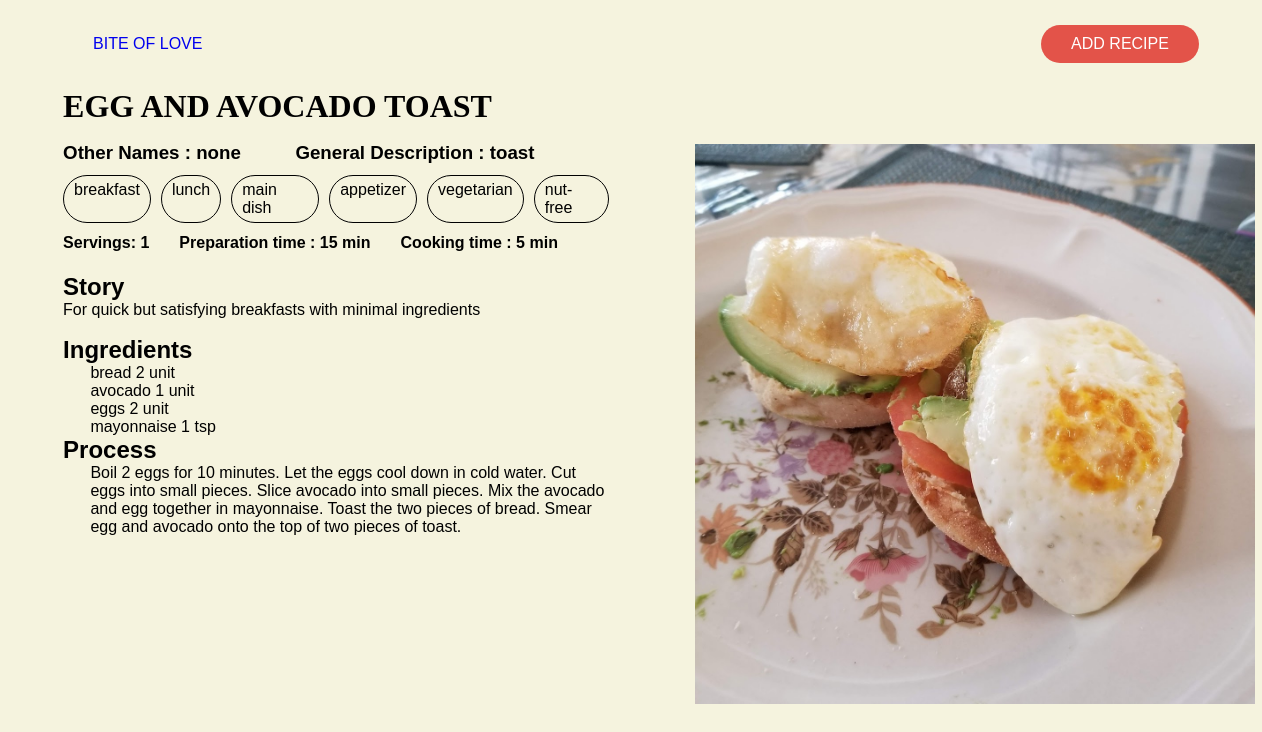
The page /final/recipeQuery.php?recipe=2 on the database its author committed.
### tables this page shows
CREATE TABLE recipeCollection (
  recipeID INTEGER PRIMARY KEY NOT NULL, 
  recipeName TEXT, 
  otherName TEXT,
  descript TEXT, 
  story TEXT,
  numServing INTEGER ,
  prepTime INTEGER,
  cookingTime INTEGER,

  ingNames TEXT,
  ingQties INTEGER,
  ingQtyUnits TEXT,

  process TEXT,

  allTags TEXT,
  
  origin TEXT,

  authorName TEXT,
  authorLocation TEXT,

  recipeImg TEXT
  );

### final/recipeQuery.php (the view, shortened to what this page needs)
<?php
require "main/header.php";
require "main/nav.php";
require('openDB.php');
if ($_SERVER['REQUEST_METHOD'] == 'GET') {
    $clickedRecipe = $_GET['recipe'];
    try {
        $sql_select = "SELECT * FROM recipeCollection WHERE recipeID = $clickedRecipe";
        $result = $file_db->query($sql_select);
        while ($row = $result->fetch(PDO::FETCH_ASSOC)) {
?>
            <section class="content" id="viewRecipe">
                <div class="recipeText">
                    <section id="recipeHeader">
                        <h1><?php echo $row["recipeName"]; ?></h1>
                        <div class="otherNames">
                            <h3> <?php echo "Other Names : ";
                                    if ($row["otherName"]) {
                                        echo $row["otherName"];
                                    } else echo "none";  ?></h3>
                            <h3> <?php echo "General Description : " . $row["descript"];  ?></h3>
                        </div>
                    </section>
                    <div>
                        <section id="recipe-tags">
                            <?php
                            $tags = explode(",", $row["allTags"]);
                            for ($i = 0; $i < count($tags) - 1; $i++) {
                                echo "<p>" . $tags[$i] . "</p>";
                            }
                            ?>
                        </section>
                        <section id="recipePrep">
                            <h4>Servings:
                                <span>
                                    <?php
                                    $lhs = str_replace("intval(", " ", $row["numServing"]);
                                    $complete =  str_replace(")", " ", $lhs);
                                    echo $complete;
                                    ?>
                                </span>
                            </h4>
                            <h4>Preparation time :
                                <span>
                                    <?php
                                    $lhs = str_replace("intval(", " ", $row["prepTime"]);
                                    $complete =  str_replace(")", " ", $lhs);
                                    echo $complete . "min";
                                    ?>
                                </span>
                            </h4>
                            <h4>Cooking time :
                                <span>
                                    <?php
                                    $lhs = str_replace("intval(", " ", $row["cookingTime"]);
                                    $complete =  str_replace(")", " ", $lhs);
                                    echo $complete . "min";
                                    ?>
                                </span>
                            </h4>
                        </section>
                        <section id="storyRec">
                            <h2>Story</h2>
                            <p><?php echo $row["story"]; ?> </p>
                        </section>
                        <section>
                            <h2>Ingredients</h2>
                            <div class="list">
                                <?php
                                $ingName = explode(",", $row["ingNames"]);
                                $ingQtyUnits = explode(",", $row["ingQtyUnits"]);
                                $lhs = str_replace("intval(", " ", $row["ingQties"]);
                                $complete =  str_replace(")", " ", $lhs);
                                $IngQty = explode(",", $complete);
                                for ($i = 0; $i < count($ingName); $i++) {
                                    echo "<p>" . $ingName[$i] . " " . $IngQty[$i] . " " . $ingQtyUnits[$i] . "</p>";
                                }
                                ?>
                            </div>
                        </section>
                        <section>
                            <h2>Process</h2>
                            <div class="list">
                                <p><?php echo $row["process"]; ?> </p>
                            </div>
                        </section>
                    </div>
                </div>
                <div class="recipeViewImg">
                    <img src="<?php echo $row["recipeImg"] ?>" alt="">
                </div>
            </section>
        <?php
        }
        ?>
<?php
    } catch (PDOException $e) {
        echo $e->getMessage();
    };
    exit;
}

### final/css/stylesheet.css (style rules this page uses)
:root { --bkgColour: #F5F3DE; --textColourDark: black; --textColourLight: white; --accentYellow: #FFC531; --accentPink: #F4B6AD; --accentBlue: #B5D3CD; --accentTeal: #4E897D; --accentRed: #E35349; --yellowTransparent: rgb(255, 197, 49, 0.5); --pinkTransparent: rgb(244, 182, 173, 0.5); --blueTransparent: rgb(181, 211, 205, 0.5); --dapifer: dapifer, serif; --azo: azo-sans-web, sans-serif; --thick: 600; --button_padding: 5px 10px; --button-radius: 30px; }

### final/css/style.css (style rules this page uses)
* { margin: 0; padding: 0; box-sizing: border-box; }
body { background-color: var(--bkgColour); font-family: var(--azo); }
.content { padding: 0 5%; }
.content h1 { font-family: var(--dapifer); text-transform: uppercase; font-size: 2rem; padding-bottom: 2%; }

### final/css/recipe-page.css (style rules this page uses)
.otherNames { display: flex; padding: 1% 0%; }
#viewRecipe { display: flex; gap: 30px; }
.recipeText { width: 50vw; }
.recipeViewImg img { width: auto; height: 70vh; margin: 10%; }
.otherNames h3 { padding-right: 10%; }
#storyRec { padding: 3% 0; }
#recipe-tags, #recipePrep { display: flex; padding: 1% 0%; gap: 10px; }
#recipePrep { gap: 30px }
#recipe-tags p { border: 1px solid black; border-radius: var(--button-radius); padding: 5px 10px; }
.list { padding-left: 5%; }

### rows shown on the page
recipecollection: recipeName "EGG AND AVOCADO TOAST", otherName "none", descript "toast", allTags "breakfast", allTags "lunch", allTags "main dish", allTags "appetizer", allTags "vegetarian", allTags "nut-free", numServing "1", prepTime "15", cookingTime "5", story "For quick but satisfying breakfasts with minimal ingredients", ingNames "bread", ingQties "2", ingQtyUnits "unit", ingNames "avocado", ingQties "1", ingNames "eggs", ingNames "mayonnaise", ingQtyUnits "tsp", process "Boil 2 eggs for 10 minutes. Let the eggs cool down in cold water. Cut eggs into small pieces. Slice avocado into small pieces. Mix the avocado and egg together in mayonnaise. Toast the two pieces of bread. Smear egg and avocado onto the top of two pieces of toast.", recipeImg (picture)
